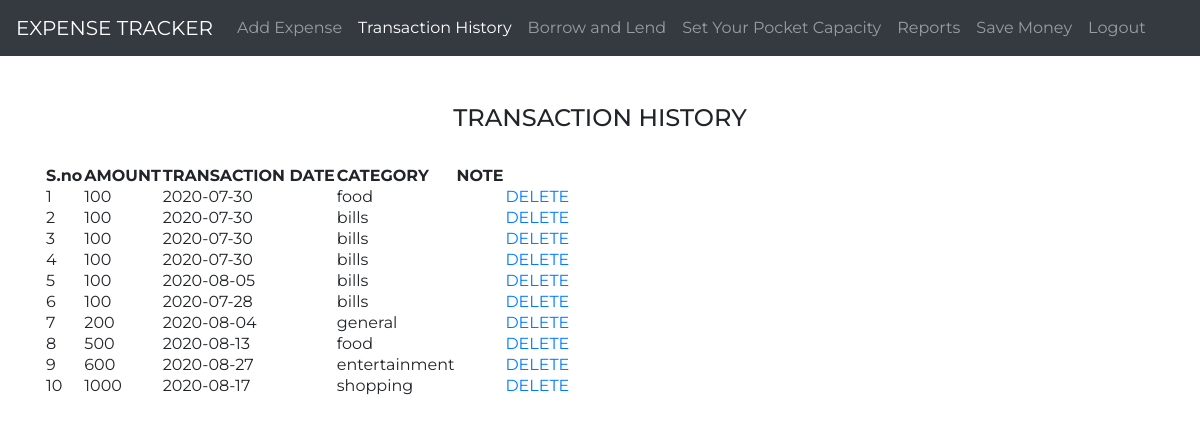
The app's page /display.php (signed in) with its own data.
### tables this page shows
CREATE TABLE `transactions` (
  `transactionid` int(10) NOT NULL,
  `userid` int(10) NOT NULL,
  `date` date NOT NULL,
  `amount` int(10) NOT NULL,
  `category` varchar(255) NOT NULL,
  `note` varchar(255) NOT NULL
);

### display.php (the view, shortened to what this page needs)
<?php
    $id=$_SESSION['id'];
    $conn = mysqli_connect("localhost", "root", "", "expense");
?>
<html>
    <head>
        <link rel="stylesheet" href="https://maxcdn.bootstrapcdn.com/bootstrap/4.5.0/css/bootstrap.min.css">
        <link rel="stylesheet" href="public/css/styles.css">
    </head>
    <body>
      <nav class="navbar navbar-expand-md bg-dark navbar-dark">
        <a class="navbar-brand" href="home.php">EXPENSE TRACKER</a>
        <div class="collapse navbar-collapse" id="collapsibleNavbar">
          <ul class="navbar-nav">
            <li class="nav-item"><a class="nav-link" href="add.php">Add Expense</a></li>
            <li class="nav-item active"><a class="nav-link" href="display.php">Transaction History</a></li>
            <li class="nav-item"><a class="nav-link" href="borrowlend.php">Borrow and Lend</a></li>
            <li class="nav-item"><a class="nav-link" href="budget.php">Set Your Pocket Capacity</a></li>
            <li class="nav-item"><a class="nav-link" href="report.php">Reports</a></li>
            <li class="nav-item"><a class="nav-link" href="savemoney.php">Save Money</a></li>
            <li class="nav-item"><a class="nav-link" href="signout.php">Logout</a></li>
          </ul>
        </div>
      </nav>
      <br><br>
      <div class="container">
        <h4 class="sub-head">TRANSACTION HISTORY</h4><br>
        <?php
          $sql = "SELECT transactionid, date, amount, category, note FROM transactions WHERE userid='$id'";
          $result = mysqli_query($conn, $sql);
          $sno = 1;
          if (mysqli_num_rows($result) > 0)
          {
              echo
              "<table>
                  <tr>
                      <th>S.no</th>
                      <th>AMOUNT</th>
                      <th>TRANSACTION DATE</th>
                      <th>CATEGORY</th>
                      <th>NOTE</th>
                      <th>         </th>
                  </tr>";
              while($row = mysqli_fetch_assoc($result))
              {
                  echo
                  "<tr>
                      <td>".$sno."</td>
                      <td>".$row["amount"]."</td>
                      <td>".$row["date"]."</td>
                      <td>".$row["category"]."</td>
                      <td>".$row["note"]."</td>
                      <td><a href='display.php?link=$row[transactionid]'>DELETE</a></td>
                  </tr>";
                  $sno =$sno + 1;
              }
              echo "</table>";
          }
          else
          {
              echo "No transactions";
          }
        ?>
      </div>
    </body>
</html>

### public/css/styles.css (style rules this page uses)
Html, body { height:100%; font-family: 'Montserrat', sans-serif; }
.sub-head { text-align: center; }

### records on screen
transactions: amount "100", date "2020-07-30", category "food"
transactions: amount "100", date "2020-07-30", category "bills"
transactions: amount "100", date "2020-07-30", category "bills"
transactions: amount "100", date "2020-07-30", category "bills"
transactions: amount "100", date "2020-08-05", category "bills"
transactions: amount "100", date "2020-07-28", category "bills"
transactions: amount "200", date "2020-08-04", category "general"
transactions: amount "500", date "2020-08-13", category "food"
transactions: amount "600", date "2020-08-27", category "entertainment"
transactions: amount "1000", date "2020-08-17", category "shopping"
